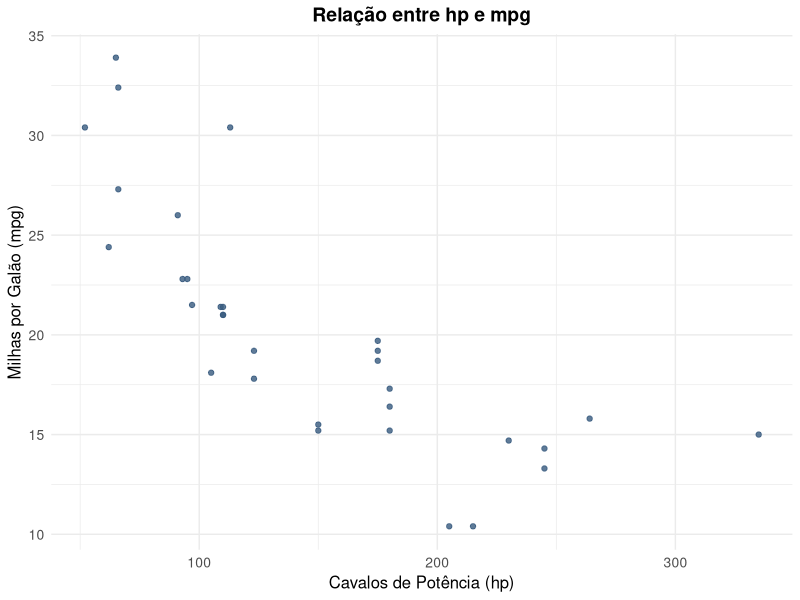
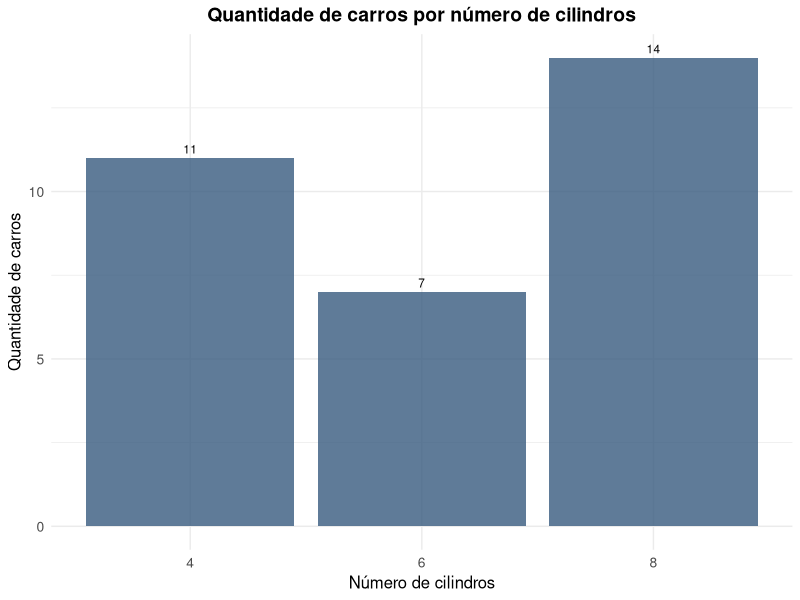

Write R code to recreate these figures, in order.
## ---- chunk 1
#| eval: TRUE
#| message: FALSE

library(tidyverse)

mtcars_ <- mtcars %>% 
  tibble::rownames_to_column(var = "car")

head(mtcars_)
## ---- chunk 2
#| eval: TRUE
#| include: TRUE
#| message: FALSE
#| warning: FALSE
#| fig.width: 10
#| fig.height: 6


# Gráfico de dispersão entre hp e mpg
mtcars_ %>% 
  ggplot(aes(x = hp, y = mpg)) +
  geom_point(colour = "#375a7e", alpha = 0.8) +
  labs(title = "Relação entre hp e mpg",
       x = "Cavalos de Potência (hp)",
       y = "Milhas por Galão (mpg)") +
  theme_minimal() +
  theme(
    plot.title = element_text(
      hjust = 0.5,
      face = "bold",
      size = 14
      ),
    axis.title = element_text(size = 12),
    axis.text = element_text(size = 10)
    )
## ---- chunk 3
#| eval: TRUE
#| include: TRUE
#| message: FALSE
#| warning: FALSE
#| fig.width: 10
#| fig.height: 6

mtcars_ %>% 
  ggplot(aes(x = factor(cyl))) +
  geom_bar(fill = "#375a7e", alpha = 0.8) +
  geom_text(
    aes(label = ..count..),
    stat = "count",
    vjust = -0.5,
    size = 3
    ) +
  labs(title = "Quantidade de carros por número de cilindros",
       x = "Número de cilindros",
       y = "Quantidade de carros") +
  theme_minimal() +
  theme(
    plot.title = element_text(
      hjust = 0.5,
      face = "bold",
      size = 14
      ),
    axis.title = element_text(size = 12),
    axis.text = element_text(size = 10)
    )
